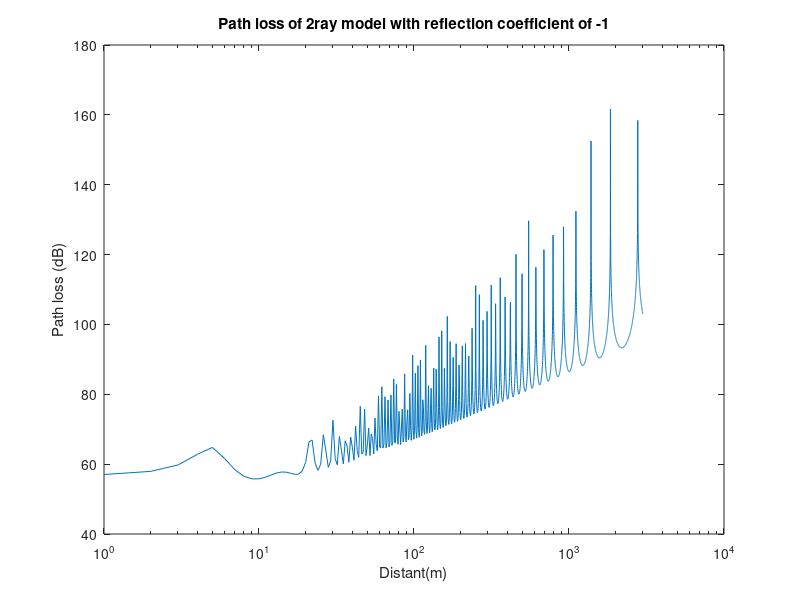
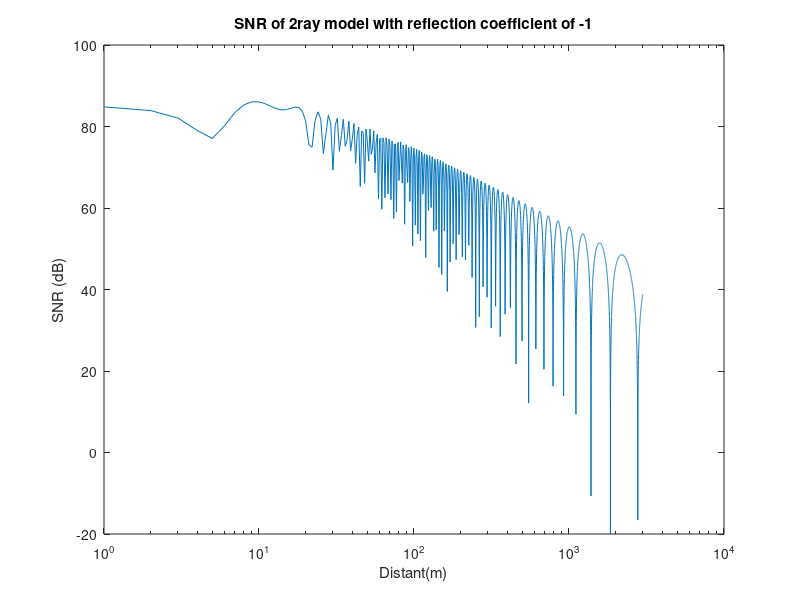
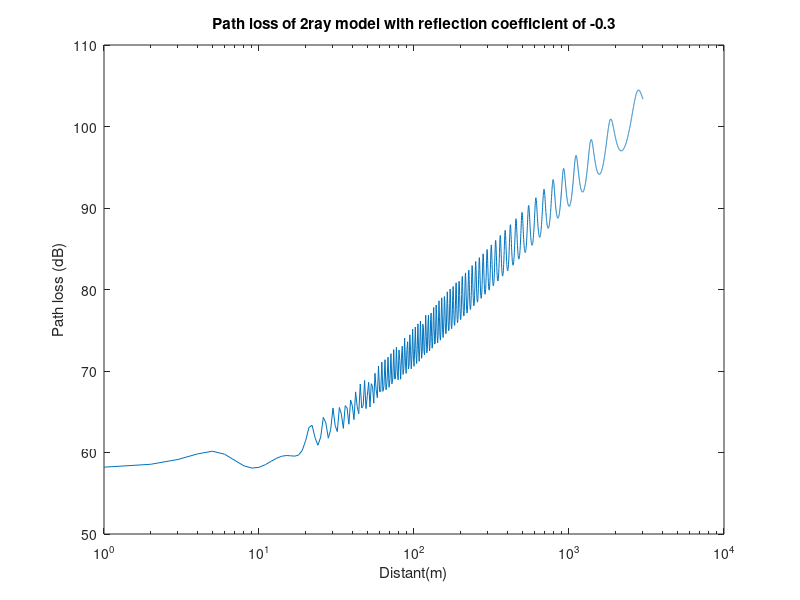
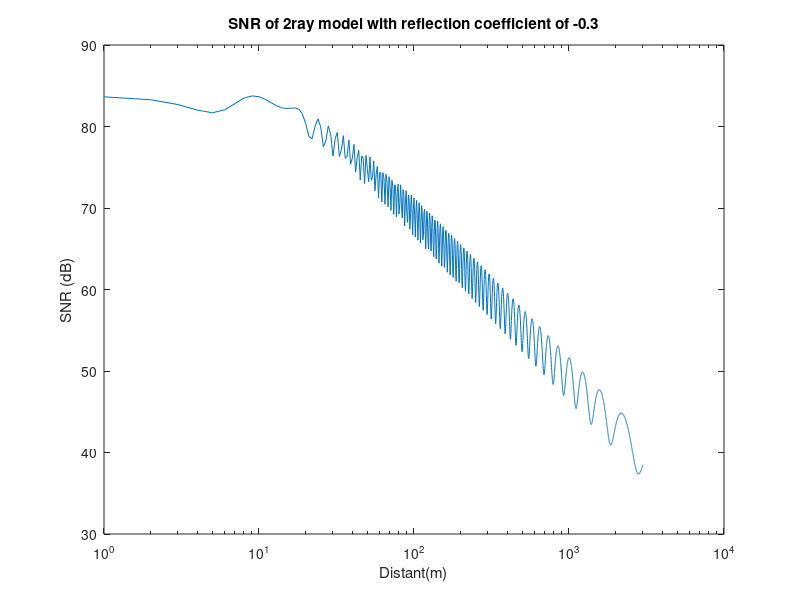

Reproduce these figures in MATLAB, in order.
function Q04
k=1.380650e-23; % Boltzmann's constant
t= 300; %temperature
c=2.99792458 * 10^8;%light speed
Band= 10^7;%Band width
Pt=2;%Transmit power
fc=10^9;%Farrier Frequency
gt=10;%Tansmiter gain
wl=c/fc;%Wave lenghth
gr=1;%Receiver gain
F=10^0.5;%Noise figure
d=0;
Pn=F*k*t*Band;%Noise power
li=sqrt(-1);%j
h1=30;%Hight of transmitter
h2=10;%Hight of receiver
r1=0;%length from transmitter to receiver
l1=0;%length from bottom of transmitter to reflect point
l2=0;%length from bottom of receiver to reflect point
r21=0;%length from transmitter to reflect point
r22=0;%length from receiver to reflect point
S=0%Distant
d=1:1:3000;%Distant value
loss=zeros(1,3000);%path loss
snr=zeros(1,3000);%SNR
pr=zeros(1,3000);% Power recived 
for i=1:1:3000
    r1=sqrt(i^2+(h1-h2)^2);%get r1
    l1=i/(1+h1/h2);%get l1
    l2=i/(1+h2/h1);%get l2
    r21=sqrt(l1^2+h1^2);%get r21
    r22=sqrt(l2^2+h2^2);%get r22
    S=2*pi*(r21+r22-r1)/wl;%delta
    loss(i)=1/((wl/(4*pi))^2*(abs(1/r1+(-1/(r21+r22))*exp(-li*S)))^2);%compute the path loss at distant i with reflection coefficient of -1
    Pr(i)=Pt*gt*gr/loss(i);%compute the Power recived at distant i
    snr(i)=10*log10(Pr(i)/Pn);%compute the SNR at distant i
end
figure('name','Q041');
semilogx(d,10*log10(loss));
title('Path loss of 2ray model with reflection coefficient of -1')
xlabel('Distant(m)')
ylabel('Path loss (dB)');
figure('name','Q042');
semilogx(d,snr);
title('SNR of 2ray model with reflection coefficient of -1')
xlabel('Distant(m)')
ylabel('SNR (dB)');
for i=1:1:3000
    r1=sqrt(i^2+(h1-h2)^2);%get r1
    l1=i/(1+h1/h2);%get l1
    l2=i/(1+h2/h1);%get l2
    r21=sqrt(l1^2+h1^2);%get r21
    r22=sqrt(l2^2+h2^2);%get r22
    S=2*pi*(r21+r22-r1)/wl;%delta
    loss(i)=1/((wl/(4*pi))^2*(abs(1/r1+(-0.3/(r21+r22))*exp(-li*S)))^2);%compute the path loss at distant i with reflection coefficient of -0.3
    Pr(i)=Pt*gt*gr/loss(i);%compute the Power recived at distant i
    snr(i)=10*log10(Pr(i)/Pn);%compute the SNR at distant i
end
figure('name','Q043');
semilogx(d,10*log10(loss));
title('Path loss of 2ray model with reflection coefficient of -0.3')
xlabel('Distant(m)')
ylabel('Path loss (dB)');
figure('name','Q044');
semilogx(d,snr);
title('SNR of 2ray model with reflection coefficient of -0.3')
xlabel('Distant(m)')
ylabel('SNR (dB)');
end